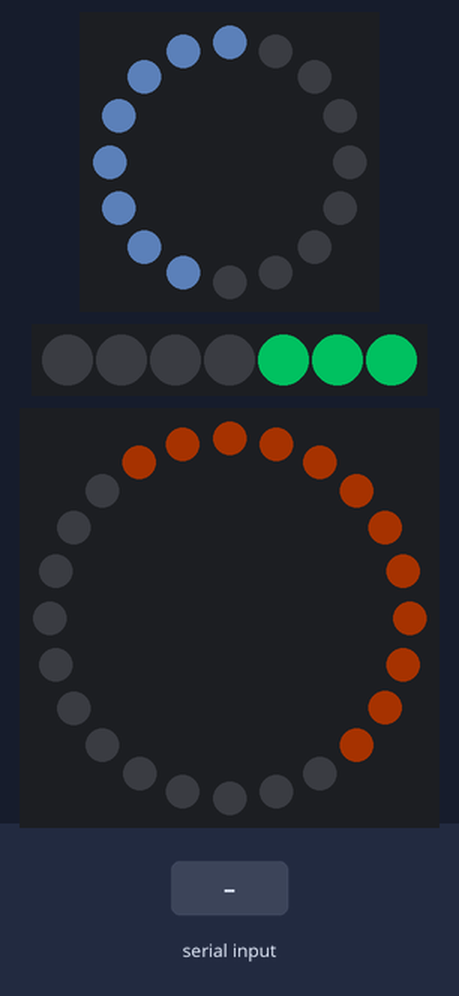
Simulated run of this sketch. Board: Arduino Uno, built with avr-gcc and run on an emulated ATmega328P. Parts: 16 RGB LEDs in a ring, first at the top, clockwise, 7 RGB LEDs in strip order, left to right, 24 RGB LEDs in a ring, first at the top, clockwise. The inputs (shaded band) are chosen by the test bench. Dim RGB values are drawn brighter than linear; random numbers use the default seed unless the sketch sets one; what the sketch prints to the serial monitor is not drawn.

Above: at 1.2 s.
1.3 s: "Q" received over Serial
At 1.74 s:
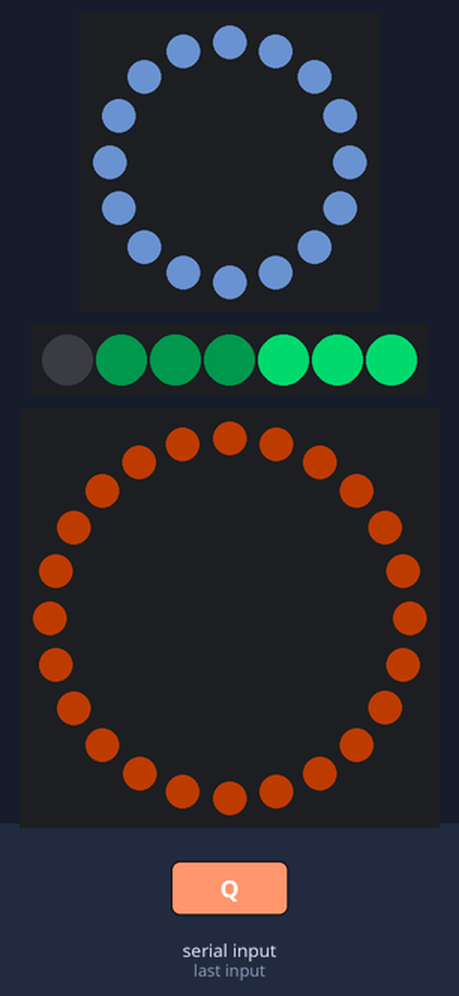
4.0 s: "P" received over Serial
At 4.22 s:
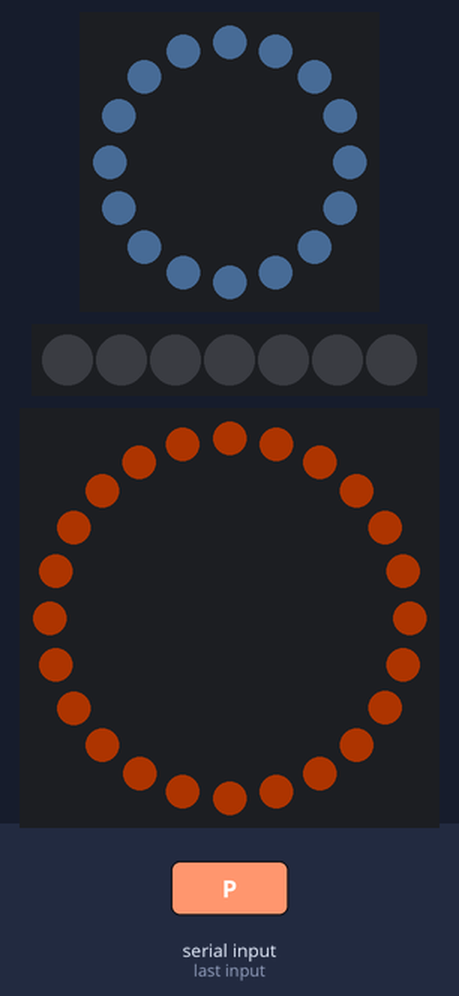
6.4 s: "O" received over Serial
At 9.2 s:
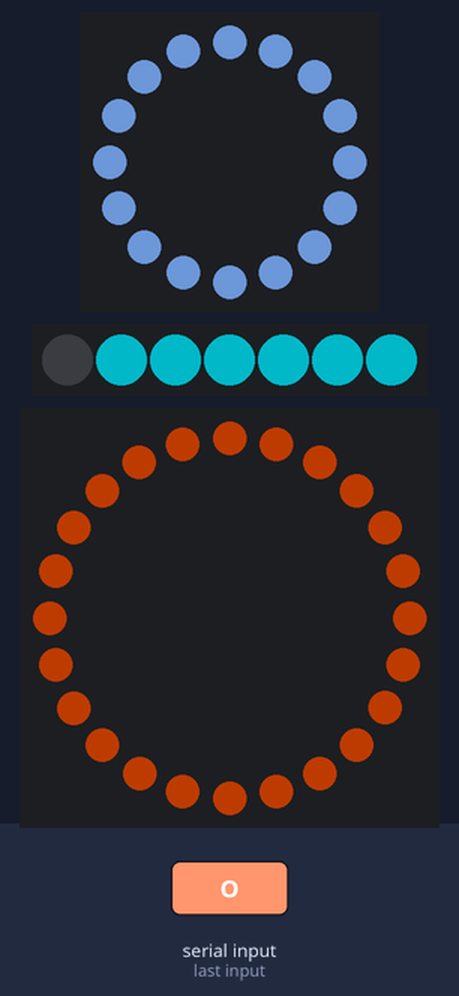
9.4 s: "I" received over Serial
At 10.6 s:
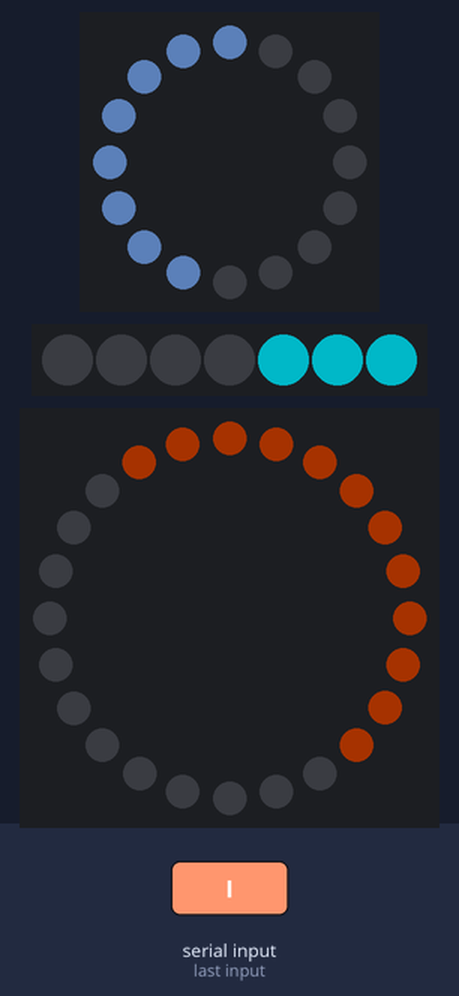
11.6 s: "Q" received over Serial
At 12.09 s:
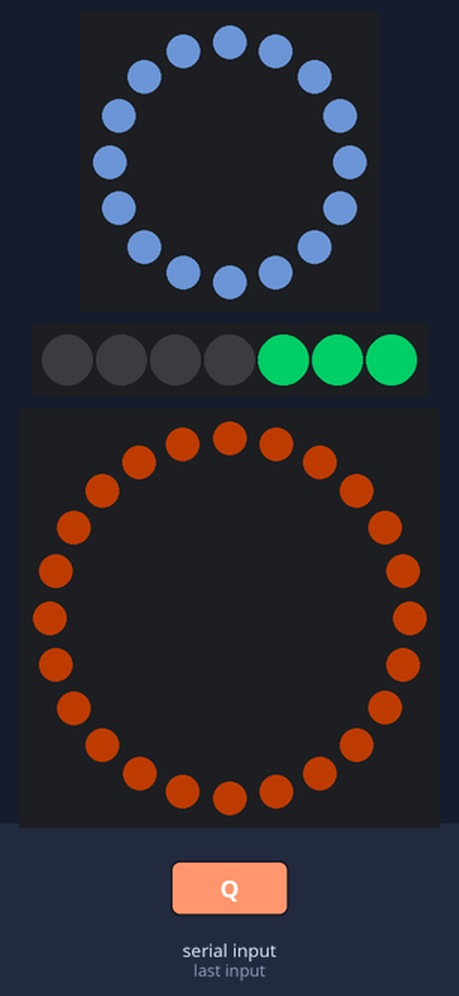
14.6 s: "P" received over Serial
At 16.39 s:
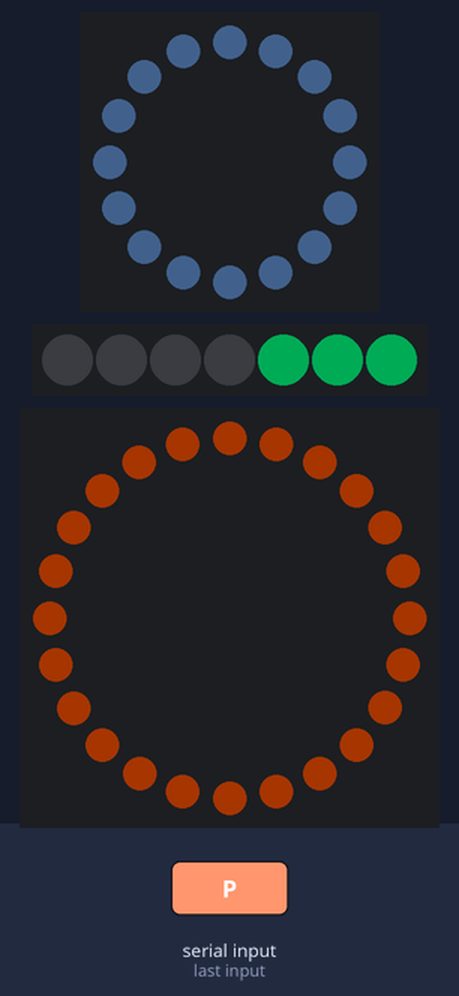
Timing chart, 0 to 24.3 s (numbered marks = the images above; inputs shaded):
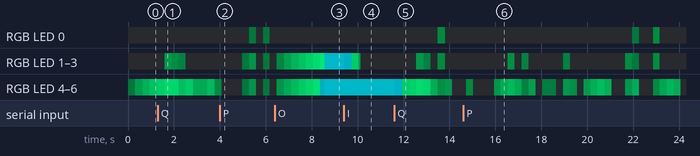

The sketch:

nubearduino.ino
```cpp
/*
  Arduino sketch — controlled via Serial by a Python script.

  Python sends single-char commands:
    'I'  → IDLE      : both eyes half-closed (startup state)
    'O'  → OPEN      : both eyes fully open (listening)
    'P'  → SPEAK1    : speaking + eyes glow sporadic, out of sync
    'Q'  → SPEAK2    : speaking + eyes sparkle (shimmer)
    'D'  → DONE      : speaking finished, return to half-closed idle

  Arduino replies "READY\n" once setup() completes.

  Closing: fades brightness down to HALF_BRIGHTNESS then stops —
  never goes to black, so there is no flash or fade-back-up.
*/

#include <Adafruit_NeoPixel.h>
#include <math.h>

Adafruit_NeoPixel ring1(16, 6, NEO_GRB + NEO_KHZ800); // medium (left eye)
Adafruit_NeoPixel ring2(7,  4, NEO_GRB + NEO_KHZ800); // jewel  (mouth)
Adafruit_NeoPixel ring3(24, 5, NEO_GRB + NEO_KHZ800); // large  (right eye)

const uint32_t COLOR1 = ring1.Color(100, 140, 200);
const uint32_t COLOR2 = ring2.Color(0,   200, 100);
const uint32_t COLOR3 = ring3.Color(255, 80,  0);

#define MAX_BRIGHT_1    180
#define MAX_BRIGHT_2    180
#define MAX_BRIGHT_3     80
// Half-closed resting brightness — eyes stay here in IDLE, no black dip
#define HALF_BRIGHT_1    90    // ~50% of MAX_BRIGHT_1
#define HALF_BRIGHT_3    40    // ~50% of MAX_BRIGHT_3
#define GLOW_MIN          5.0f
#define FADE_STEP_TRANS  6.0f  // brightness units per frame during transitions
#define GLOW_SPEED        3.0f
#define AMBIENT_DIM      20.0f

#define SPEAK_MOUTH_CLOSED_MS  250
#define SPEAK_MOUTH_OPEN_MS    150
#define SPEAK_MOUTH_WIDE_MS    120
#define SPEAK_CENTRE_MS         80

// ── Transition / animation state ─────────────────────────────
enum TransPhase { TRANS_NONE, TRANS_OPENING, TRANS_CLOSING };
TransPhase transPhase = TRANS_NONE;

enum EyeMode { EYE_HALF, EYE_FULL, EYE_GLOW, EYE_SHIMMER };
EyeMode eyeMode     = EYE_HALF;
EyeMode eyeNextMode = EYE_HALF;   // mode to enter after open transition

// Current rendered brightness (brightness units, not 0–1 fraction)
float eyeBright1 = 0;
float eyeBright3 = 0;

// Pixel maps
bool r1HalfActive[16];
bool r3HalfActive[24];
float r1PixBright[16], r1PixDir[16];
float r3PixBright[24], r3PixDir[24];

// Glow pulse periods in ms — randomised when SPEAK1 starts (200-500ms each)
float r1GlowPeriod = 300.0f;
float r3GlowPeriod = 400.0f;

// ── Jewel / mouth ─────────────────────────────────────────────
enum J2Mode { J_OFF, J_HALF, J_FULL, J_SPEAK, J_SHIMMER };
J2Mode j2Mode = J_OFF;
float  j2Current[7], j2Target[7];
float  j2ShimBright[7], j2ShimDir[7];
int           speakState    = 0;
unsigned long speakStateEnd = 0;

// ── Helpers ──────────────────────────────────────────────────
void buildHalfMap(bool *active, int n, int offset) {
  int half = n / 2;
  for (int i = 0; i < n; i++) active[i] = ((i + offset) % n < half);
}
void buildFullMap(bool *active, int n) {
  for (int i = 0; i < n; i++) active[i] = true;
}
void setJewelTargets(bool centre, bool outer14, bool outer56) {
  j2Target[0] = centre  ? MAX_BRIGHT_2 : 0;
  for (int i = 1; i <= 3; i++) j2Target[i] = outer14 ? MAX_BRIGHT_2 : 0;
  for (int i = 4; i <= 6; i++) j2Target[i] = outer56 ? MAX_BRIGHT_2 : 0;
}

// ── Render both eye rings at explicit brightness values ───────
void renderEyes(float b1, float b3) {
  eyeBright1 = b1;
  eyeBright3 = b3;
  ring1.setBrightness((uint8_t)b1);
  for (int i = 0; i < 16; i++) ring1.setPixelColor(i, r1HalfActive[i] ? COLOR1 : 0);
  ring1.show();
  ring3.setBrightness((uint8_t)b3);
  for (int i = 0; i < 24; i++) ring3.setPixelColor(i, r3HalfActive[i] ? COLOR3 : 0);
  ring3.show();
}

// ── Jewel render ─────────────────────────────────────────────
void renderJewel() {
  ring2.setBrightness(255);
  for (int i = 0; i < 7; i++) {
    uint8_t b = (uint8_t)j2Current[i];
    ring2.setPixelColor(i, ring2.Color(0, (200*b)/MAX_BRIGHT_2, (100*b)/MAX_BRIGHT_2));
  }
  ring2.show();
}

// ── Speak tick ───────────────────────────────────────────────
void tickSpeak() {
  if (millis() < speakStateEnd) return;
  int roll = random(10);
  if      (roll <= 3) { speakState = 0; speakStateEnd = millis() + random(SPEAK_MOUTH_OPEN_MS,   SPEAK_MOUTH_OPEN_MS   * 2); }
  else if (roll <= 6) { speakState = 1; speakStateEnd = millis() + random(SPEAK_MOUTH_WIDE_MS,   SPEAK_MOUTH_WIDE_MS   * 2); }
  else if (roll <= 8) { speakState = 2; speakStateEnd = millis() + random(SPEAK_MOUTH_CLOSED_MS, SPEAK_MOUTH_CLOSED_MS * 2); }
  else                { speakState = 3; speakStateEnd = millis() + SPEAK_CENTRE_MS; }
  switch (speakState) {
    case 0: setJewelTargets(false, false, true);  break;
    case 1: setJewelTargets(false, true,  true);  break;
    case 2: setJewelTargets(false, false, false); break;
    case 3: setJewelTargets(true,  true,  true);  break;
  }
}

// ── Shimmer ──────────────────────────────────────────────────
void initShimmer(float *bright, float *dir, int n, float maxB) {
  for (int i = 0; i < n; i++) {
    bright[i] = random((int)GLOW_MIN, (int)maxB);
    dir[i]    = random(2) ? 1 : -1;
  }
}
void tickShimmerRing1() {
  ring1.setBrightness(255);
  for (int i = 0; i < 16; i++) {
    r1PixBright[i] += r1PixDir[i] * GLOW_SPEED;
    if (r1PixBright[i] >= MAX_BRIGHT_1) { r1PixBright[i] = MAX_BRIGHT_1; r1PixDir[i] = -1; }
    if (r1PixBright[i] <= 0)            { r1PixBright[i] = 0;            r1PixDir[i] =  1; }
    uint8_t b = (uint8_t)r1PixBright[i];
    ring1.setPixelColor(i, ring1.Color((100*b)/MAX_BRIGHT_1,(140*b)/MAX_BRIGHT_1,(200*b)/MAX_BRIGHT_1));
  }
  ring1.show();
}
void tickShimmerRing3() {
  ring3.setBrightness(255);
  for (int i = 0; i < 24; i++) {
    r3PixBright[i] += r3PixDir[i] * GLOW_SPEED;
    if (r3PixBright[i] >= MAX_BRIGHT_3) { r3PixBright[i] = MAX_BRIGHT_3; r3PixDir[i] = -1; }
    if (r3PixBright[i] <= 0)            { r3PixBright[i] = 0;            r3PixDir[i] =  1; }
    uint8_t b = (uint8_t)r3PixBright[i];
    ring3.setPixelColor(i, ring3.Color((255*b)/MAX_BRIGHT_3,(80*b)/MAX_BRIGHT_3,0));
  }
  ring3.show();
}
void tickShimmerJewel() {
  ring2.setBrightness(255);
  for (int i = 0; i < 7; i++) {
    j2ShimBright[i] += j2ShimDir[i] * GLOW_SPEED;
    if (j2ShimBright[i] >= MAX_BRIGHT_2) { j2ShimBright[i] = MAX_BRIGHT_2; j2ShimDir[i] = -1; }
    if (j2ShimBright[i] <= 0)            { j2ShimBright[i] = 0;            j2ShimDir[i] =  1; }
    uint8_t b = (uint8_t)j2ShimBright[i];
    ring2.setPixelColor(i, ring2.Color(0,(200*b)/MAX_BRIGHT_2,(100*b)/MAX_BRIGHT_2));
  }
  ring2.show();
}

// ── High-level state commands ─────────────────────────────────

// 'I' / 'D' IDLE — fade down to HALF_BRIGHT and stop on half-map
// Never goes to black → no flash, no fade-back-up
void cmdIdle() {
  buildHalfMap(r1HalfActive, 16, 7);
  buildHalfMap(r3HalfActive, 24, 2);
  transPhase = TRANS_CLOSING;
  eyeMode    = EYE_HALF;
  j2Mode     = J_HALF;
  setJewelTargets(false, false, true);
}

// 'O' OPEN — fade up from current brightness to full, full pixel map
void cmdOpen() {
  buildFullMap(r1HalfActive, 16);
  buildFullMap(r3HalfActive, 24);
  transPhase   = TRANS_OPENING;
  eyeNextMode  = EYE_FULL;
  j2Mode       = J_FULL;
  setJewelTargets(false, true, true);
}

// 'P' SPEAK1 — fade up to full then sporadic glow + speak
void cmdSpeak1() {
  buildFullMap(r1HalfActive, 16);
  buildFullMap(r3HalfActive, 24);
  transPhase      = TRANS_OPENING;
  eyeNextMode     = EYE_GLOW;
  j2Mode          = J_SPEAK;
  speakStateEnd   = 0;
  speakState      = 0;
  r1GlowPeriod = random(800, 1200);
  r3GlowPeriod = random(800, 1400);
  setJewelTargets(false, false, true);
}

// 'Q' SPEAK2 — fade up to full then shimmer + speak
void cmdSpeak2() {
  buildFullMap(r1HalfActive, 16);
  buildFullMap(r3HalfActive, 24);
  transPhase    = TRANS_OPENING;
  eyeNextMode   = EYE_SHIMMER;
  j2Mode        = J_SPEAK;
  speakStateEnd = 0;
  speakState    = 0;
  setJewelTargets(false, false, true);
}

// ── Setup ─────────────────────────────────────────────────────
void setup() {
  Serial.begin(9600);
  ring1.begin(); ring1.show();
  ring2.begin(); ring2.show();
  ring3.begin(); ring3.show();
  randomSeed(analogRead(A0));

  buildHalfMap(r1HalfActive, 16, 7);
  buildHalfMap(r3HalfActive, 24, 2);
  for (int i = 0; i < 7; i++) { j2Current[i] = 0; j2Target[i] = 0; }

  eyeBright1 = 0;
  eyeBright3 = 0;
  eyeMode    = EYE_HALF;
  transPhase = TRANS_OPENING;   // fade up into idle on startup
  eyeNextMode = EYE_HALF;
  j2Mode = J_HALF;
  setJewelTargets(false, false, true);

  Serial.println("READY");
}

// ── Loop ──────────────────────────────────────────────────────
void loop() {

  // Serial commands
  if (Serial.available()) {
    char c = Serial.read();
    switch (c) {
      case 'I': cmdIdle();   break;
      case 'O': cmdOpen();   break;
      case 'P': cmdSpeak1(); break;
      case 'Q': cmdSpeak2(); break;
      case 'D': cmdIdle();   break;
    }
  }

  // ── Transition tick ───────────────────────────────────────
  if (transPhase == TRANS_CLOSING) {
    // Fade down toward HALF_BRIGHT — never to black, never flashes
    bool done1 = false, done3 = false;
    if (eyeBright1 > HALF_BRIGHT_1) {
      eyeBright1 -= FADE_STEP_TRANS;
      if (eyeBright1 < HALF_BRIGHT_1) eyeBright1 = HALF_BRIGHT_1;
    } else { done1 = true; }
    if (eyeBright3 > HALF_BRIGHT_3) {
      eyeBright3 -= FADE_STEP_TRANS;
      if (eyeBright3 < HALF_BRIGHT_3) eyeBright3 = HALF_BRIGHT_3;
    } else { done3 = true; }
    renderEyes(eyeBright1, eyeBright3);
    if (done1 && done3) transPhase = TRANS_NONE;

  } else if (transPhase == TRANS_OPENING) {
    // Fade up toward MAX_BRIGHT
    bool done1 = false, done3 = false;
    if (eyeBright1 < MAX_BRIGHT_1) {
      eyeBright1 += FADE_STEP_TRANS;
      if (eyeBright1 > MAX_BRIGHT_1) eyeBright1 = MAX_BRIGHT_1;
    } else { done1 = true; }
    if (eyeBright3 < MAX_BRIGHT_3) {
      eyeBright3 += FADE_STEP_TRANS;
      if (eyeBright3 > MAX_BRIGHT_3) eyeBright3 = MAX_BRIGHT_3;
    } else { done3 = true; }
    renderEyes(eyeBright1, eyeBright3);
    if (done1 && done3) {
      eyeMode    = eyeNextMode;
      transPhase = TRANS_NONE;
      // Initialise shimmer if needed
      if (eyeMode == EYE_SHIMMER) {
        initShimmer(r1PixBright, r1PixDir, 16, MAX_BRIGHT_1);
        initShimmer(r3PixBright, r3PixDir, 24, MAX_BRIGHT_3);
      }
    }

  } else {
    // ── Running eye animations ────────────────────────────────
    switch (eyeMode) {

      case EYE_HALF: {
        // Resting at HALF_BRIGHT — hold steady
        renderEyes(HALF_BRIGHT_1, HALF_BRIGHT_3);
        break;
      }

      case EYE_FULL: {
        renderEyes(MAX_BRIGHT_1, MAX_BRIGHT_3);
        break;
      }

      case EYE_GLOW: {
        // Each eye runs its own sine pulse with a random period (200-500ms).
        // They start offset so one is rising while the other falls.
        unsigned long now = millis();

        // Ring 1 — sine wave, period r1GlowPeriod ms
        float phase1  = (float)(now % (unsigned long)r1GlowPeriod) / r1GlowPeriod;
        eyeBright1    = GLOW_MIN + (MAX_BRIGHT_1 - GLOW_MIN) * (0.5f - 0.5f * cos(phase1 * 2.0f * 3.14159f));

        // Ring 3 — sine wave, period r3GlowPeriod ms, started offset by half a cycle
        float phase3  = (float)((now + (unsigned long)(r3GlowPeriod * 0.5f)) % (unsigned long)r3GlowPeriod) / r3GlowPeriod;
        eyeBright3    = GLOW_MIN + (MAX_BRIGHT_3 - GLOW_MIN) * (0.5f - 0.5f * cos(phase3 * 2.0f * 3.14159f));

        ring1.setBrightness((uint8_t)eyeBright1);
        for (int i = 0; i < 16; i++) ring1.setPixelColor(i, r1HalfActive[i] ? COLOR1 : 0);
        ring1.show();
        ring3.setBrightness((uint8_t)eyeBright3);
        for (int i = 0; i < 24; i++) ring3.setPixelColor(i, r3HalfActive[i] ? COLOR3 : 0);
        ring3.show();
        break;
      }

      case EYE_SHIMMER: {
        tickShimmerRing1();
        tickShimmerRing3();
        eyeBright1 = MAX_BRIGHT_1;
        eyeBright3 = MAX_BRIGHT_3;
        break;
      }
    }
  }

  // ── Jewel animation ────────────────────────────────────────
  if (j2Mode == J_SHIMMER) {
    tickShimmerJewel();
  } else {
    if (j2Mode == J_SPEAK) tickSpeak();
    bool needsRender = false;
    for (int i = 0; i < 7; i++) {
      if (j2Current[i] != j2Target[i]) {
        float step = (j2Target[i] < j2Current[i]) ? 6.0f : 2.0f;
        if (j2Current[i] < j2Target[i]) { j2Current[i] += step; if (j2Current[i] > j2Target[i]) j2Current[i] = j2Target[i]; }
        else                             { j2Current[i] -= step; if (j2Current[i] < j2Target[i]) j2Current[i] = j2Target[i]; }
        needsRender = true;
      }
    }
    if (j2Mode != J_OFF || needsRender) renderJewel();
  }

  delay(20);
}
```

Measured:
- after the input at 9.4 s, RGB LED 1–3: RGB(0, 92, 100) → RGB(0, 86, 96) at once, → RGB(0, 113, 56) 0.31 s later, → RGB(0, 26, 13) 0.31 s later, → off 0.08 s later; the LEDs: first change at once (image 4 shows a later state)
- after the input at 11.6 s, RGB LED 0: off → RGB(0, 11, 5) after 1.9 s, → off 0.31 s later; RGB LED 1: off → RGB(0, 24, 12) after 0.96 s, → RGB(0, 6, 3) 0.31 s later, → off 0.31 s later, → RGB(0, 11, 5) 0.31 s later, … (5 changes in this stretch)
